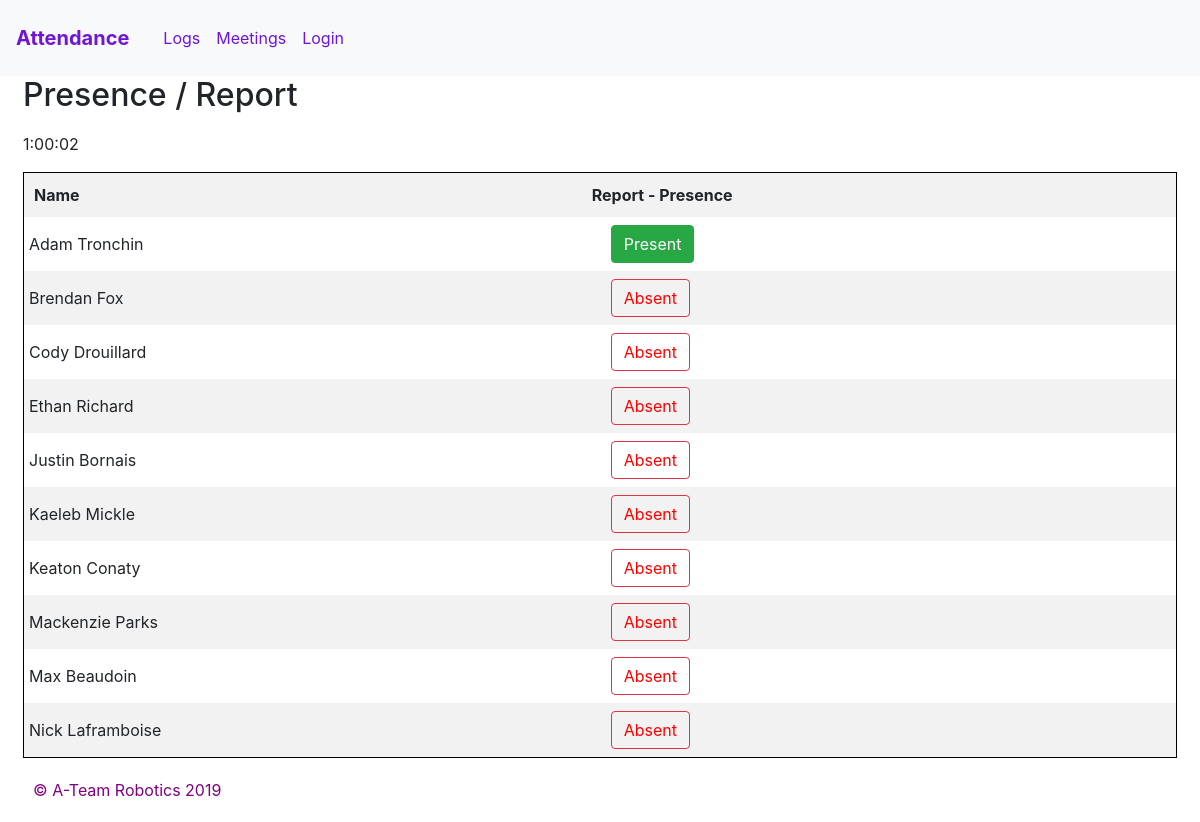
The page / on the database its author committed.
### tables this page shows
CREATE TABLE `members` (
  `uid` varchar(12) NOT NULL,
  `firstName` varchar(250) NOT NULL,
  `lastName` varchar(250) NOT NULL,
  `dateAdded` timestamp NOT NULL DEFAULT CURRENT_TIMESTAMP ON UPDATE CURRENT_TIMESTAMP,
  `hours` double NOT NULL,
  `presence` tinyint(1) NOT NULL
);

### index.php (the view, shortened to what this page needs)
<?php include('include/database.php');
  $query ="SELECT * FROM members ORDER by firstName";
	$result = $mysqli->query($query) or die($mysqli->error.__LINE__);
?>
<!DOCTYPE html>
<html>
<head>
    <link href="./css/main.css" rel="stylesheet">
    <link href="./css/custom.css" rel="stylesheet">
</head>
<body onload="startTime()">
<body>
  <nav class="navbar navbar-expand-lg navbar-light fixed-top bg-light">
  <a class="navbar-brand" href="index.php" style="color:rgb(111, 21, 214); font-weight: bold;">Attendance</a>
  <div class="collapse navbar-collapse" id="navbarSupportedContent">
    <ul class="navbar-nav mr-auto">
      <li class="nav-item">
      <a class="nav-link" href="view.php" style="color:rgb(111, 21, 214);">Logs</a>
      </li>
      <li class="nav-item">
      <a class="nav-link" href="viewMeetings.php" style="color:rgb(111, 21, 214);">Meetings</a>
      </li>
      <li>
      <a class="nav-link" href="login.php" style="color:rgb(111, 21, 214);">Login</a>
      </li>
      </ul>
  </div>
</nav>
  <h2>Presence / Report</h2>
<p style="margin-top:18px;"id="timeClock"></p>
<form id="addAttendace" role="form" method="get" action="add.php">
<table class="table-striped" style="width: 100%; border: 1px black solid;">
				<tr>
					<th style="margin:20px; padding: 10px;">Name</th>
          <th>Report - Presence</th>
				</tr>
			<?php
				if($result->num_rows > 0) {
				while($row = $result->fetch_assoc()){
					$msg = "";
					if($row['presence']==0){
						$msg = "Present";
					}else{
						$msg = "Absent";
					}
					$output ='<tr>';
					$output .='<td style="padding-top:15px;padding-bottom:15px; padding-left:5px;">'.$row['firstName'].' '.$row['lastName'].'</td>';
          if($row['presence']==0){
            $output .='<td style="color:green;padding-left:20px;"><button type="submit" class="btn btn-success" name="uid" value='.$row['uid'].'>'.$msg.'</button>'.'</td>';
					}else{
						$output .='<td style="color:red;padding-left:20px;"><button type="submit" class="btn btn-outline-danger" name="uid" value='.$row['uid'].' style="color:red;">'.$msg.'</button>'.'</td>';
          }
					$output .='</tr>';
					echo $output;
				}
			} else {
				echo "Sorry, team members where not found";
			}
			?>
		</table>
</form>
		<div class="footer"style="margin-top:20px;">
			<p style="color:purple;">&copy; A-Team Robotics 2019</p>
      </div>
</body>
</html>

### css/custom.css (style rules this page uses)
body { padding-top: 3.5rem; padding-left: 3px; padding-right: 3px; margin: 20px; }

### index.php (style rules this page uses)
div { margin: 10px; }

### rows shown on the page
members: firstName "Adam", lastName "Tronchin", $row['uid'] 35201261 (drawn), presence "Present"
members: firstName "Brendan", lastName "Fox", $row['uid'] 030623 (drawn), presence "Absent"
members: firstName "Cody", lastName "Drouillard", $row['uid'] 367601 (drawn), presence "Absent"
members: firstName "Ethan", lastName "Richard", $row['uid'] 35201103 (drawn), presence "Absent"
members: firstName "Justin", lastName "Bornais", $row['uid'] 123456 (drawn), presence "Absent"
members: firstName "Kaeleb", lastName "Mickle", $row['uid'] 35200915 (drawn), presence "Absent"
members: firstName "Keaton", lastName "Conaty", $row['uid'] 25203020 (drawn), presence "Absent"
members: firstName "Mackenzie", lastName "Parks", $row['uid'] 25202962 (drawn), presence "Absent"
members: firstName "Max", lastName "Beaudoin", $row['uid'] 25203031 (drawn), presence "Absent"
members: firstName "Nick", lastName "Laframboise", $row['uid'] 35200923 (drawn), presence "Absent"
